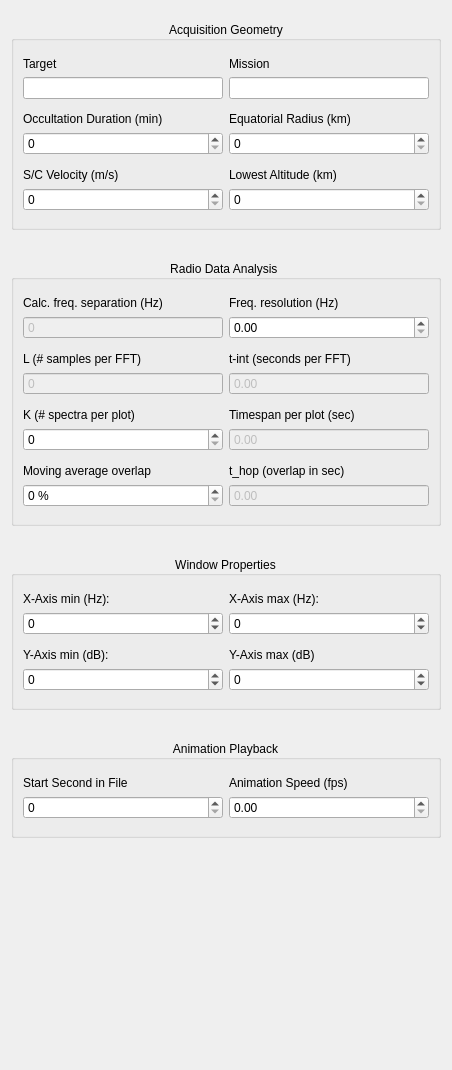
              <widget class="QWidget" name="scrollAreaWidgetContents">
               <property name="geometry">
                <rect>
                 <x>0</x>
                 <y>-430</y>
                 <width>452</width>
                 <height>1070</height>
                </rect>
               </property>
               <layout class="QVBoxLayout" name="verticalLayout_3">
                <item>
                 <layout class="QVBoxLayout" name="verticalLayout">
                  <property name="spacing">
                   <number>30</number>
                  </property>
                  <property name="topMargin">
                   <number>10</number>
                  </property>
                  <property name="bottomMargin">
                   <number>22</number>
                  </property>
                  <item>
                   <widget class="QGroupBox" name="group_aq_geometry">
                    <property name="title">
                     <string>Acquisition Geometry</string>
                    </property>
                    <property name="alignment">
                     <set>Qt::AlignCenter</set>
                    </property>
                    <layout class="QGridLayout" name="gridLayout_3">
                     <property name="topMargin">
                      <number>16</number>
                     </property>
                     <property name="bottomMargin">
                      <number>16</number>
                     </property>
                     <item row="6" column="1">
                      <widget class="QLabel" name="lbl_lowest_alt">
                       <property name="text">
                        <string>Lowest Altitude (km)</string>
                       </property>
                      </widget>
                     </item>
                     <item row="6" column="0">
                      <widget class="QLabel" name="lbl_sc_veolcity">
                       <property name="text">
                        <string>S/C Velocity (m/s)</string>
                       </property>
                      </widget>
                     </item>
                     <item row="4" column="0">
                      <widget class="QDoubleSpinBox" name="spin_occ_duration">
                       <property name="decimals">
                        <number>0</number>
                       </property>
                       <property name="maximum">
                        <double>1000.000000000000000</double>
                       </property>
                      </widget>
                     </item>
                     <item row="0" column="0">
                      <widget class="QLabel" name="lbl_target">
                       <property name="text">
                        <string>Target</string>
                       </property>
                      </widget>
                     </item>
                     <item row="1" column="1">
                      <widget class="QLineEdit" name="line_edit_mission">
                       <property name="readOnly">
                        <bool>true</bool>
                       </property>
                      </widget>
                     </item>
                     <item row="4" column="1">
                      <widget class="QDoubleSpinBox" name="spin_eq_radius">
                       <property name="decimals">
                        <number>0</number>
                       </property>
                       <property name="maximum">
                        <double>100000.000000000000000</double>
                       </property>
                      </widget>
                     </item>
                     <item row="3" column="1">
                      <widget class="QLabel" name="lbl_eq_radius">
                       <property name="text">
                        <string>Equatorial Radius (km)</string>
                       </property>
                      </widget>
                     </item>
                     <item row="3" column="0">
                      <widget class="QLabel" name="lbl_occ_duration">
                       <property name="text">
                        <string>Occultation Duration (min)</string>
                       </property>
                      </widget>
                     </item>
                     <item row="0" column="1">
                      <widget class="QLabel" name="lbl_mission">
                       <property name="text">
                        <string>Mission</string>
                       </property>
                      </widget>
                     </item>
                     <item row="7" column="1">
                      <widget class="QDoubleSpinBox" name="spin_lowest_alt">
                       <property name="decimals">
                        <number>0</number>
                       </property>
                       <property name="maximum">
                        <double>10000.000000000000000</double>
                       </property>
                      </widget>
                     </item>
                     <item row="1" column="0">
                      <widget class="QLineEdit" name="line_edit_target">
                       <property name="readOnly">
                        <bool>true</bool>
                       </property>
                      </widget>
                     </item>
                     <item row="7" column="0">
                      <widget class="QDoubleSpinBox" name="spin_sc_velocity">
                       <property name="decimals">
                        <number>0</number>
                       </property>
                       <property name="maximum">
                        <double>10000.000000000000000</double>
                       </property>
                      </widget>
                     </item>
                     <item row="2" column="0">
                      <spacer name="verticalSpacer_7">
                       <property name="orientation">
                        <enum>Qt::Vertical</enum>
                       </property>
                       <property name="sizeType">
                        <enum>QSizePolicy::Fixed</enum>
                       </property>
                       <property name="sizeHint" stdset="0">
                        <size>
                         <width>20</width>
                         <height>7</height>
                        </size>
                       </property>
                      </spacer>
                     </item>
                     <item row="5" column="0">
                      <spacer name="verticalSpacer_8">
                       <property name="orientation">
                        <enum>Qt::Vertical</enum>
                       </property>
                       <property name="sizeType">
                        <enum>QSizePolicy::Fixed</enum>
                       </property>
                       <property name="sizeHint" stdset="0">
                        <size>
                         <width>20</width>
                         <height>7</height>
                        </size>
                       </property>
                      </spacer>
                     </item>
                    </layout>
                   </widget>
                  </item>
                  <item>
                   <widget class="QGroupBox" name="group_radio_analysis">
                    <property name="title">
                     <string>Radio Data Analysis </string>
                    </property>
                    <property name="alignment">
                     <set>Qt::AlignCenter</set>
                    </property>
                    <layout class="QGridLayout" name="gridLayout_4">
                     <property name="topMargin">
                      <number>16</number>
                     </property>
                     <property name="bottomMargin">
                      <number>16</number>
                     </property>
                     <item row="4" column="0">
                      <widget class="QDoubleSpinBox" name="spin_l_win">
                       <property name="enabled">
                        <bool>false</bool>
                       </property>
                       <property name="buttonSymbols">
                        <enum>QAbstractSpinBox::NoButtons</enum>
                       </property>
                       <property name="decimals">
                        <number>0</number>
                       </property>
                       <property name="maximum">
                        <double>1000000.000000000000000</double>
                       </property>
                      </widget>
                     </item>
                     <item row="4" column="1">
                      <widget class="QDoubleSpinBox" name="spin_t_int">
                       <property name="enabled">
                        <bool>false</bool>
                       </property>
                       <property name="buttonSymbols">
                        <enum>QAbstractSpinBox::NoButtons</enum>
                       </property>
                       <property name="decimals">
                        <number>2</number>
                       </property>
                       <property name="maximum">
                        <double>1000.000000000000000</double>
                       </property>
                      </widget>
                     </item>
                     <item row="7" column="1">
                      <widget class="QDoubleSpinBox" name="spin_timespan">
                       <property name="enabled">
                        <bool>false</bool>
                       </property>
                       <property name="buttonSymbols">
                        <enum>QAbstractSpinBox::NoButtons</enum>
                       </property>
                       <property name="maximum">
                        <double>1000.000000000000000</double>
                       </property>
                      </widget>
                     </item>
                     <item row="7" column="0">
                      <widget class="QDoubleSpinBox" name="spin_k_spec">
                       <property name="enabled">
                        <bool>true</bool>
                       </property>
                       <property name="decimals">
                        <number>0</number>
                       </property>
                       <property name="maximum">
                        <double>1000.000000000000000</double>
                       </property>
                      </widget>
                     </item>
                     <item row="0" column="1">
                      <widget class="QLabel" name="lbl_freq_res">
                       <property name="text">
                        <string>Freq. resolution (Hz)</string>
                       </property>
                      </widget>
                     </item>
                     <item row="6" column="0">
                      <widget class="QLabel" name="lbl_k_spec">
                       <property name="text">
                        <string>K (# spectra per plot)</string>
                       </property>
                      </widget>
                     </item>
                     <item row="1" column="0">
                      <widget class="QDoubleSpinBox" name="spin_freq_separation">
                       <property name="enabled">
                        <bool>false</bool>
                       </property>
                       <property name="buttonSymbols">
                        <enum>QAbstractSpinBox::NoButtons</enum>
                       </property>
                       <property name="decimals">
                        <number>0</number>
                       </property>
                       <property name="maximum">
                        <double>1000.000000000000000</double>
                       </property>
                      </widget>
                     </item>
                     <item row="9" column="1">
                      <widget class="QLabel" name="lbl_t_hop">
                       <property name="text">
                        <string>t_hop (overlap in sec)</string>
                       </property>
                      </widget>
                     </item>
                     <item row="10" column="1">
                      <widget class="QDoubleSpinBox" name="spin_t_hop">
                       <property name="enabled">
                        <bool>false</bool>
                       </property>
                       <property name="buttonSymbols">
                        <enum>QAbstractSpinBox::NoButtons</enum>
                       </property>
                       <property name="maximum">
                        <double>1000.000000000000000</double>
                       </property>
                      </widget>
                     </item>
                     <item row="3" column="0">
                      <widget class="QLabel" name="lbl_l_win">
                       <property name="text">
                        <string>L (# samples per FFT)</string>
                       </property>
                      </widget>
                     </item>
                     <item row="3" column="1">
                      <widget class="QLabel" name="lbl_t_int">
                       <property name="text">
                        <string>t-int (seconds per FFT)</string>
                       </property>
                      </widget>
                     </item>
                     <item row="1" column="1">
                      <widget class="QDoubleSpinBox" name="spin_freq_res">
                       <property name="enabled">
                        <bool>true</bool>
                       </property>
                       <property name="decimals">
                        <number>2</number>
                       </property>
                       <property name="maximum">
                        <double>1000.000000000000000</double>
                       </property>
                       <property name="singleStep">
                        <double>0.010000000000000</double>
                       </property>
                      </widget>
                     </item>
                     <item row="0" column="0">
                      <widget class="QLabel" name="lbl_freq_separation">
                       <property name="text">
                        <string>Calc. freq. separation (Hz)</string>
                       </property>
                      </widget>
                     </item>
                     <item row="6" column="1">
                      <widget class="QLabel" name="lbl_timespan">
                       <property name="text">
                        <string>Timespan per plot (sec)</string>
                       </property>
                      </widget>
                     </item>
                     <item row="9" column="0">
                      <widget class="QLabel" name="lbl_moving_overlap">
                       <property name="text">
                        <string>Moving average overlap</string>
                       </property>
                      </widget>
                     </item>
                     <item row="10" column="0">
                      <widget class="QDoubleSpinBox" name="spin_moving_overlap">
                       <property name="enabled">
                        <bool>true</bool>
                       </property>
                       <property name="suffix">
                        <string> %</string>
                       </property>
                       <property name="decimals">
                        <number>0</number>
                       </property>
                      </widget>
                     </item>
                     <item row="2" column="0">
                      <spacer name="verticalSpacer_9">
                       <property name="orientation">
                        <enum>Qt::Vertical</enum>
                       </property>
                       <property name="sizeType">
                        <enum>QSizePolicy::Fixed</enum>
                       </property>
                       <property name="sizeHint" stdset="0">
                        <size>
                         <width>20</width>
                         <height>7</height>
                        </size>
                       </property>
                      </spacer>
                     </item>
                     <item row="5" column="0">
                      <spacer name="verticalSpacer_10">
                       <property name="orientation">
                        <enum>Qt::Vertical</enum>
                       </property>
                       <property name="sizeType">
                        <enum>QSizePolicy::Fixed</enum>
                       </property>
                       <property name="sizeHint" stdset="0">
                        <size>
                         <width>20</width>
                         <height>7</height>
                        </size>
                       </property>
                      </spacer>
                     </item>
                     <item row="8" column="0">
                      <spacer name="verticalSpacer_11">
                       <property name="orientation">
                        <enum>Qt::Vertical</enum>
                       </property>
                       <property name="sizeType">
                        <enum>QSizePolicy::Fixed</enum>
                       </property>
                       <property name="sizeHint" stdset="0">
                        <size>
                         <width>20</width>
                         <height>7</height>
                        </size>
                       </property>
                      </spacer>
                     </item>
                    </layout>
                   </widget>
                  </item>
                  <item>
                   <widget class="QGroupBox" name="group_wind_props">
                    <property name="title">
                     <string>Window Properties</string>
                    </property>
                    <property name="alignment">
                     <set>Qt::AlignCenter</set>
                    </property>
                    <layout class="QGridLayout" name="gridLayout_5">
                     <property name="topMargin">
                      <number>16</number>
                     </property>
                     <property name="bottomMargin">
                      <number>16</number>
                     </property>
                     <item row="0" column="1">
                      <widget class="QLabel" name="lbl_xmax">
                       <property name="text">
                        <string>X-Axis max (Hz):</string>
                       </property>
                      </widget>
                     </item>
                     <item row="4" column="1">
                      <widget class="QDoubleSpinBox" name="spin_ymax">
                       <property name="decimals">
                        <number>0</number>
                       </property>
                       <property name="minimum">
                        <double>-1000.000000000000000</double>
                       </property>
                       <property name="maximum">
                        <double>1000.000000000000000</double>
                       </property>
                      </widget>
                     </item>
                     <item row="3" column="1">
                      <widget class="QLabel" name="lbl_ymax">
                       <property name="text">
                        <string>Y-Axis max (dB)</string>
                       </property>
                      </widget>
                     </item>
                     <item row="4" column="0">
                      <widget class="QDoubleSpinBox" name="spin_ymin">
                       <property name="decimals">
                        <number>0</number>
                       </property>
                       <property name="minimum">
                        <double>-1000.000000000000000</double>
                       </property>
                       <property name="maximum">
                        <double>1000.000000000000000</double>
                       </property>
                      </widget>
                     </item>
                     <item row="0" column="0">
                      <widget class="QLabel" name="lbl_xmin">
                       <property name="text">
                        <string>X-Axis min (Hz):</string>
                       </property>
                      </widget>
                     </item>
                     <item row="1" column="1">
                      <widget class="QDoubleSpinBox" name="spin_xmax">
                       <property name="decimals">
                        <number>0</number>
                       </property>
                       <property name="minimum">
                        <double>-10000.000000000000000</double>
                       </property>
                       <property name="maximum">
                        <double>10000.000000000000000</double>
                       </property>
                      </widget>
                     </item>
                     <item row="3" column="0">
                      <widget class="QLabel" name="lbl_ymin">
                       <property name="text">
                        <string>Y-Axis min (dB):</string>
                       </property>
                      </widget>
                     </item>
                     <item row="1" column="0">
                      <widget class="QDoubleSpinBox" name="spin_xmin">
                       <property name="decimals">
                        <number>0</number>
                       </property>
                       <property name="minimum">
                        <double>-10000.000000000000000</double>
                       </property>
                       <property name="maximum">
                        <double>10000.000000000000000</double>
                       </property>
                      </widget>
                     </item>
                     <item row="2" column="0">
                      <spacer name="verticalSpacer_12">
                       <property name="orientation">
                        <enum>Qt::Vertical</enum>
                       </property>
                       <property name="sizeType">
                        <enum>QSizePolicy::Fixed</enum>
                       </property>
                       <property name="sizeHint" stdset="0">
                        <size>
                         <width>20</width>
                         <height>7</height>
                        </size>
                       </property>
                      </spacer>
                     </item>
                    </layout>
                   </widget>
                  </item>
                  <item>
                   <widget class="QGroupBox" name="group_ani_playback">
                    <property name="title">
                     <string>Animation Playback</string>
                    </property>
                    <property name="alignment">
                     <set>Qt::AlignCenter</set>
                    </property>
                    <layout class="QGridLayout" name="gridLayout_2">
                     <property name="topMargin">
                      <number>16</number>
                     </property>
                     <property name="bottomMargin">
                      <number>16</number>
                     </property>
                     <item row="0" column="0">
                      <widget class="QLabel" name="lbl_start_sec">
                       <property name="text">
                        <string>Start Second in File</string>
                       </property>
                      </widget>
                     </item>
                     <item row="1" column="0">
                      <widget class="QDoubleSpinBox" name="spin_start_sec">
                       <property name="decimals">
                        <number>0</number>
                       </property>
                      </widget>
                     </item>
                     <item row="0" column="1">
                      <widget class="QLabel" name="lbl_ani_speed">
                       <property name="text">
                        <string>Animation Speed (fps)</string>
                       </property>
                      </widget>
                     </item>
                     <item row="1" column="1">
                      <widget class="QDoubleSpinBox" name="spin_ani_speed">
                       <property name="decimals">
                        <number>2</number>
                       </property>
                       <property name="maximum">
                        <double>10.000000000000000</double>
                       </property>
                      </widget>
                     </item>
                    </layout>
                   </widget>
                  </item>
                  <item>
                   <spacer name="verticalSpacer_4">
                    <property name="orientation">
                     <enum>Qt::Vertical</enum>
                    </property>
                    <property name="sizeHint" stdset="0">
                     <size>
                      <width>20</width>
                      <height>10</height>
                     </size>
                    </property>
                   </spacer>
                  </item>
                 </layout>
                </item>
               </layout>
              </widget>
